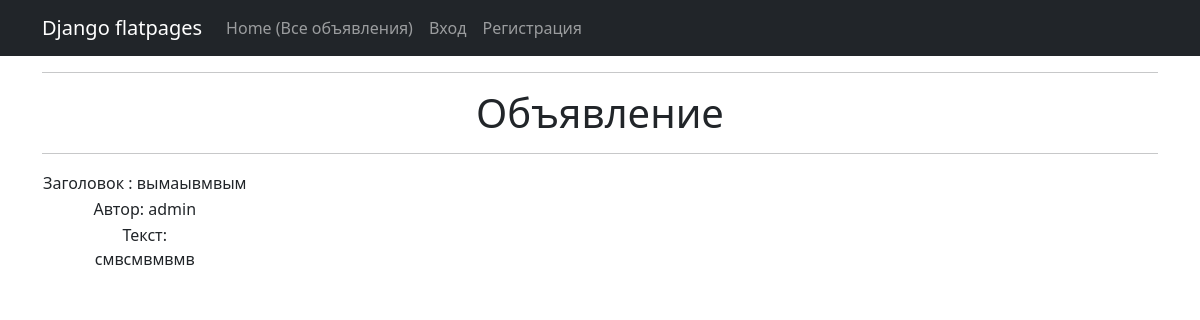
/post/15, run on the app's committed database.
### app_01/models.py (models this page shows, shortened)
class Post(models.Model):
    TYPE = (
        ('tank', 'Танки'),
        ('heal', 'Хилы'),
        ('dd', 'ДД'),
        ('buyers', 'Торговцы'),
        ('gildemaster', 'Гилдмастеры'),
        ('quest', 'Квестгиверы'),
        ('smith', 'Кузнецы'),
        ('tanner', 'Кожевники'),
        ('potion', 'Зельевары'),
        ('spellmaster', 'Мастер заклинаний'),
    )
    author = models.ForeignKey(User, on_delete=models.CASCADE)
    title = models.CharField(max_length=20)
    text = RichTextUploadingField(null=True, config_name='default',)
    category = models.CharField(max_length=20, choices=TYPE, default='tank')

### app_01/views.py (the view)
# urls.py: path('post/<int:pk>', IdPostList.as_view(), name='post_id'),
class IdPostList(DetailView):
    model = Post
    template_name = 'post_id.html'
    context_object_name = 'post_id'

### templates/post_id.html (shortened to what this page needs)
{% extends 'flatpages/default.html' %}
{% block content %}
{% load static %}
<hr>
<h1>Объявление</h1>
<hr>
<table>
    <tr><td>Заголовок :  {{post_id.title}}</td></tr>
    <tr><td>Автор:  {{post_id.author|truncatechars:10}}</td></tr>
    <tr><td>Текст:  {{post_id.text|safe}}</td></tr>
</table>
{% endblock content %}

### data on the page
Post: title "вымаывмвым", author "admin", text "смвсмвмвмв"
